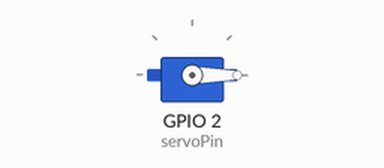
This sketch was run on a simulated ESP32. Parts: servo.

Above: at 0.05 s.
Timing chart, 0 to 4.6 s (numbered marks = the images above):
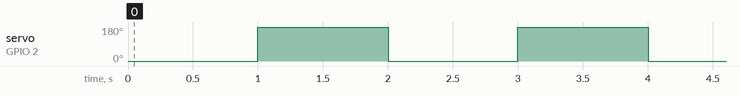

The sketch:

servo_test.ino
```cpp
#include <ESP32Servo.h>

Servo myservo;  // create servo object to control a servo

int servoPin = 2;

void setup() {
  // Allow allocation of all timers
  ESP32PWM::allocateTimer(0);
  ESP32PWM::allocateTimer(1);
  ESP32PWM::allocateTimer(2);
  ESP32PWM::allocateTimer(3);
  myservo.setPeriodHertz(50);    // standard 50 hz servo
  myservo.attach(servoPin); // attaches the servo on pin 2 to the servo object
  myservo.write(180); // AS A CONTINUOUS SERVO, THIS SHOULD ROTATE CONTINUOUSLY AT MAX POWER
}

void loop() {
//  myservo.write(180); // AS A CONTINUOUS SERVO, THIS SHOULD ROTATE CONTINUOUSLY AT MAX POWER
//#  delay(1000);
  myservo.write(0); // AS A CONTINUOUS SERVO, THIS SHOULD ROTATE CONTINUOUSLY AT MAX POWER
  delay(1000);
  myservo.write(180); // AS A CONTINUOUS SERVO, THIS SHOULD ROTATE CONTINUOUSLY AT MAX POWER
  delay(1000);
  }
```

Measured:
- by itself, servo on GPIO 2 (servoPin): alternates 180° for 1.0 s and 0° for 1.0 s
